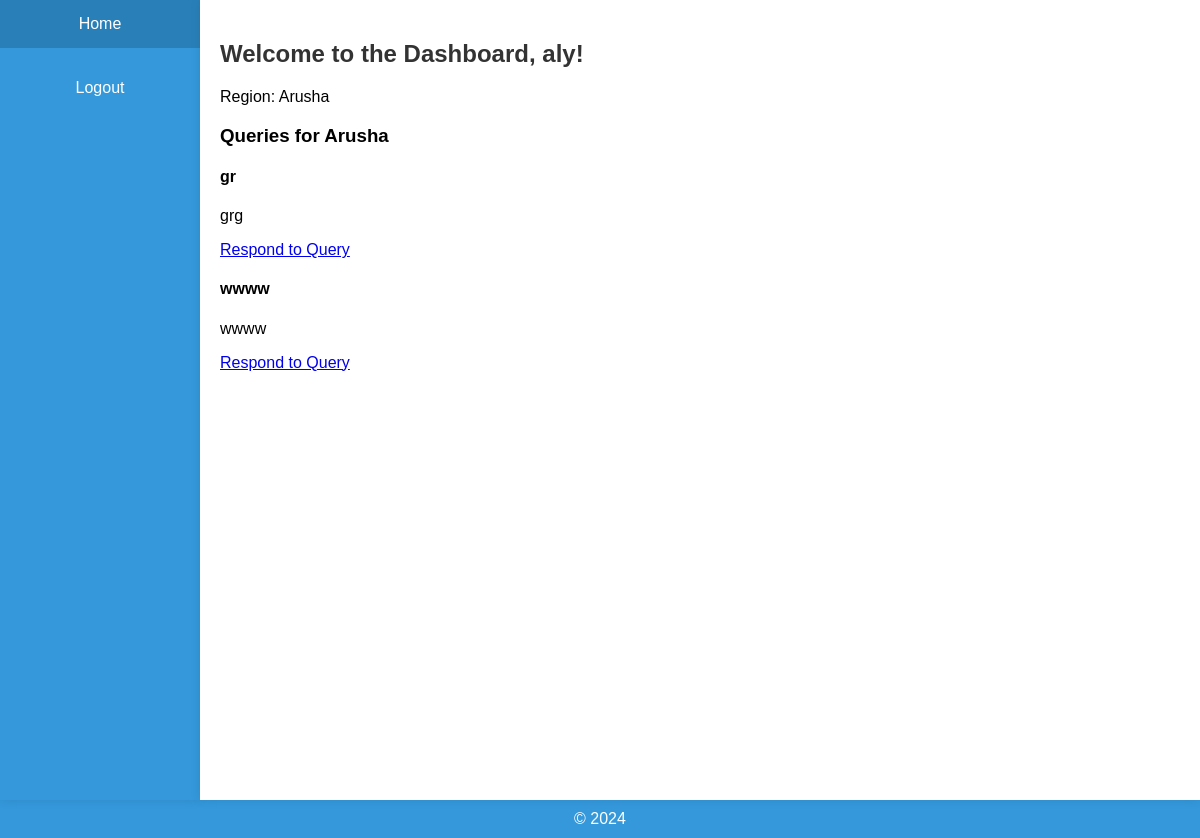
Screenshot of /dashboard1.php (signed in) with the database file from the repository.
### tables this page shows
CREATE TABLE `representatives` (
  `id` int(11) NOT NULL,
  `username` varchar(50) NOT NULL,
  `password` varchar(255) NOT NULL,
  `region` varchar(50) NOT NULL,
  `created_at` timestamp NOT NULL DEFAULT current_timestamp(),
  `updated_at` timestamp NOT NULL DEFAULT current_timestamp() ON UPDATE current_timestamp()
);

CREATE TABLE `queries` (
  `id` int(11) NOT NULL,
  `user_id` int(11) DEFAULT NULL,
  `title` varchar(255) NOT NULL,
  `description` text NOT NULL,
  `category` varchar(50) NOT NULL,
  `created_at` timestamp NOT NULL DEFAULT current_timestamp(),
  `region` varchar(255) NOT NULL
);

### dashboard1.php (the view, shortened to what this page needs)
<?php
include_once("db_connection.php");
$user_id = $_SESSION['user_id'];
$representative_query = "SELECT * FROM representatives WHERE id = $user_id";
$representative_result = $conn->query($representative_query);
if ($representative_result->num_rows > 0) {
    $representative_row = $representative_result->fetch_assoc();
    $region = $representative_row['region'];
    $queries_query = "SELECT * FROM queries WHERE region = '$region' ORDER BY created_at DESC";
    $queries_result = $conn->query($queries_query);
} else {
}
?>
<!DOCTYPE html>
<html lang="en">
<head>
    <link rel="stylesheet" href="dashboard.css">
</head>
<body>
    <div class="container">
        <div class="sidenav">
            <a href="dashboard1.php">Home</a>
            <p><a href="logout.php">Logout</a></p>
        </div>
        <div class="main-content">
            <h2>Welcome to the Dashboard, <?php echo $representative_row['username']; ?>!</h2>
            <p>Region: <?php echo $region; ?></p>
            <h3>Queries for <?php echo $region; ?></h3>
            <?php
            if ($queries_result && $queries_result->num_rows > 0) {
                while ($query_row = $queries_result->fetch_assoc()) {
                    echo "<div class='query-item'>";
                    echo "<h4>{$query_row['title']}</h4>";
                    echo "<p>{$query_row['description']}</p>";
                    echo "<a href='response_page.php?query_id={$query_row['id']}'>Respond to Query</a>";
                    echo "</div>";
                }
            } else {
                echo "<p>No queries in this region.</p>";
            }
            ?>
        </div>
    </div>
    <div class="footer">
        &copy; <?php echo date("Y"); ?>
    </div>
</body>
</html>

### dashboard.css (style rules this page uses)
body { font-family: 'Arial', sans-serif; margin: 0; padding: 0; background-color: #f0f0f0; }
.container { display: flex; }
.sidenav { height: 100vh; width: 200px; background-color: #3498db; color: #fff; text-align: center; overflow-y: auto; box-shadow: 0 0 10px rgba(0, 0, 0, 0.1); }
.sidenav a { display: block; padding: 15px; color: #fff; text-decoration: none; transition: background-color 0.3s; }
.main-content { flex-grow: 1; padding: 20px; background-color: #fff; box-shadow: 0 0 10px rgba(0, 0, 0, 0.1); }
h2 { color: #333; margin-bottom: 20px; }
.footer { text-align: center; padding: 10px; background-color: #3498db; color: #fff; }

### rows the page displays
representatives: username "aly", region "Arusha"
queries: title "gr", description "grg"
queries: title "wwww", description "wwww"
